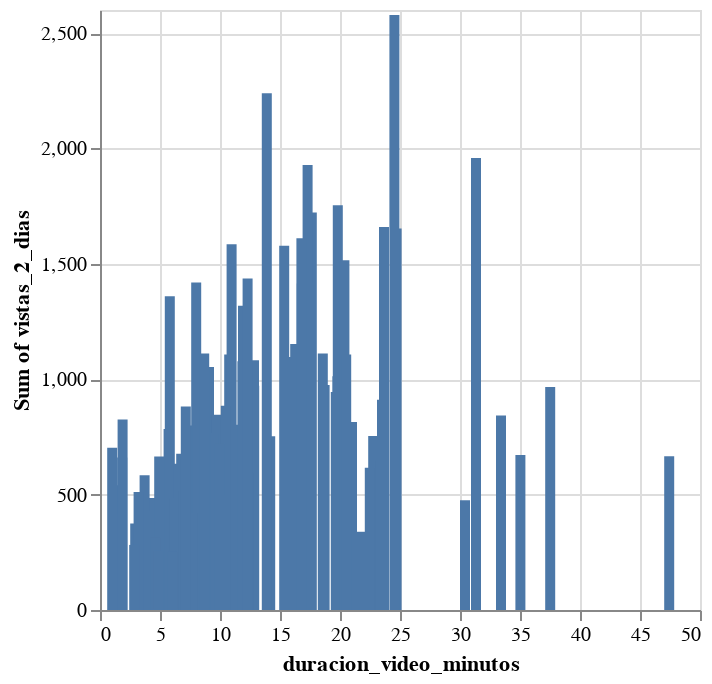

This figure's notebook cell:
### Markdown cell above
## Gráficos Tabla Contenido

### Code cell
DeepnoteChart(df_dataset_priori, """{"mark":{"clip":true,"type":"bar","color":"#4c78a8","tooltip":true},"config":{"legend":{}},"$schema":"https://vega.github.io/schema/vega-lite/v5.json","encoding":{"x":{"sort":null,"type":"quantitative","field":"duracion_video_minutos","scale":{"type":"linear"}},"y":{"sort":null,"type":"quantitative","field":"vistas_2_dias","scale":{"type":"linear"},"aggregate":"sum"}}}""")
